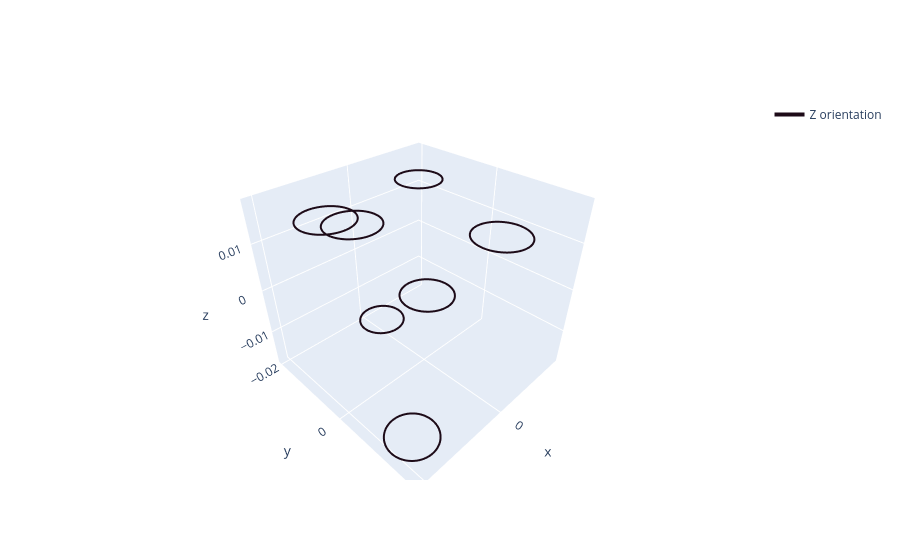

Notebook code cell kept with this figure:
### Markdown cell above
There is case for non-periodic structures with direct solver. If there is many calculations for same geometry (for example for different frequencie or self impedances) there is possibility to save inductance matrix to avoid extra integral calculations.

### Code cell
from Solvers import MetaSolver, MetaSolution
# import default parameters for rings from file 
from Parameters import SRR, Omega
from Metamaterial import Ring, visualize_rings

import numpy as np
import matplotlib.pyplot as plt

# Creating some random rings 

rings = []
for i in range(7):
	x, y, z = np.random.uniform(-0.02, 0.02, 3)
	ring = Ring(x, y, z, 'z', SRR.radius, SRR.width, SRR.R, SRR.L, SRR.C)
	rings.append(ring)
print(f"Created {len(rings)} rings.")
visualize_rings(rings)
